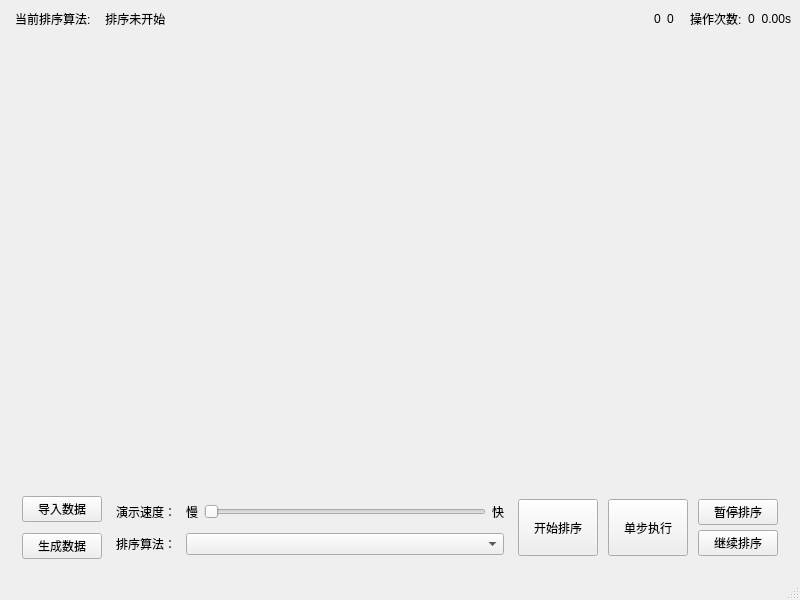
<?xml version="1.0" encoding="UTF-8"?>
<ui version="4.0">
 <class>MainWindow</class>
 <widget class="QMainWindow" name="MainWindow">
  <property name="geometry">
   <rect>
    <x>0</x>
    <y>0</y>
    <width>800</width>
    <height>600</height>
   </rect>
  </property>
  <property name="sizePolicy">
   <sizepolicy hsizetype="Preferred" vsizetype="Preferred">
    <horstretch>0</horstretch>
    <verstretch>1</verstretch>
   </sizepolicy>
  </property>
  <property name="minimumSize">
   <size>
    <width>800</width>
    <height>600</height>
   </size>
  </property>
  <property name="windowTitle">
   <string>MainWindow</string>
  </property>
  <property name="styleSheet">
   <string notr="true"/>
  </property>
  <widget class="QWidget" name="centralwidget">
   <property name="styleSheet">
    <string notr="true"/>
   </property>
   <layout class="QGridLayout" name="gridLayout_3">
    <item row="0" column="0">
     <layout class="QGridLayout" name="sortInfo">
      <item row="0" column="1">
       <widget class="QLabel" name="label_algorithmShow">
        <property name="styleSheet">
         <string notr="true">font: 13px &quot;宋体&quot;;
padding: 0px;</string>
        </property>
        <property name="text">
         <string> 排序未开始</string>
        </property>
        <property name="indent">
         <number>5</number>
        </property>
       </widget>
      </item>
      <item row="0" column="8">
       <widget class="QLabel" name="label_oprtCnt">
        <property name="text">
         <string>0</string>
        </property>
        <property name="indent">
         <number>0</number>
        </property>
       </widget>
      </item>
      <item row="0" column="0">
       <widget class="QLabel" name="label_static_algorithmShow">
        <property name="styleSheet">
         <string notr="true">
padding: 0px;</string>
        </property>
        <property name="text">
         <string>当前排序算法:</string>
        </property>
        <property name="indent">
         <number>6</number>
        </property>
       </widget>
      </item>
      <item row="0" column="6">
       <widget class="QLabel" name="label_cmpCnt">
        <property name="text">
         <string>0</string>
        </property>
        <property name="indent">
         <number>0</number>
        </property>
       </widget>
      </item>
      <item row="0" column="10">
       <widget class="QLabel" name="label_sortingTime">
        <property name="text">
         <string>0.00s</string>
        </property>
        <property name="alignment">
         <set>Qt::AlignRight|Qt::AlignTrailing|Qt::AlignVCenter</set>
        </property>
        <property name="indent">
         <number>0</number>
        </property>
       </widget>
      </item>
      <item row="0" column="4">
       <widget class="QLabel" name="label_dataNum">
        <property name="styleSheet">
         <string notr="true"/>
        </property>
        <property name="text">
         <string>0</string>
        </property>
        <property name="indent">
         <number>0</number>
        </property>
       </widget>
      </item>
      <item row="0" column="7">
       <widget class="QLabel" name="lable_static_sortingSwapCnt">
        <property name="styleSheet">
         <string notr="true">padding: 0px;</string>
        </property>
        <property name="text">
         <string>操作次数:</string>
        </property>
        <property name="indent">
         <number>10</number>
        </property>
       </widget>
      </item>
      <item row="0" column="2">
       <spacer name="horizontalSpacer">
        <property name="orientation">
         <enum>Qt::Horizontal</enum>
        </property>
        <property name="sizeHint" stdset="0">
         <size>
          <width>148</width>
          <height>20</height>
         </size>
        </property>
       </spacer>
      </item>
     </layout>
    </item>
    <item row="1" column="0">
     <widget class="QWidget" name="ShowSortingVisulizaion" native="true">
      <property name="sizePolicy">
       <sizepolicy hsizetype="Preferred" vsizetype="Preferred">
        <horstretch>1</horstretch>
        <verstretch>1</verstretch>
       </sizepolicy>
      </property>
      <property name="minimumSize">
       <size>
        <width>760</width>
        <height>400</height>
       </size>
      </property>
      <property name="baseSize">
       <size>
        <width>0</width>
        <height>0</height>
       </size>
      </property>
      <property name="contextMenuPolicy">
       <enum>Qt::NoContextMenu</enum>
      </property>
      <property name="layoutDirection">
       <enum>Qt::LeftToRight</enum>
      </property>
      <layout class="QHBoxLayout" name="horizontalLayout_3">
       <item>
        <layout class="QHBoxLayout" name="hLayout_sortingVisulization">
         <property name="spacing">
          <number>2</number>
         </property>
         <property name="sizeConstraint">
          <enum>QLayout::SetMaximumSize</enum>
         </property>
         <property name="leftMargin">
          <number>1</number>
         </property>
         <property name="rightMargin">
          <number>0</number>
         </property>
        </layout>
       </item>
      </layout>
     </widget>
    </item>
    <item row="2" column="0">
     <widget class="QWidget" name="oprtButton" native="true">
      <layout class="QHBoxLayout" name="horizontalLayout_2">
       <property name="spacing">
        <number>10</number>
       </property>
       <property name="sizeConstraint">
        <enum>QLayout::SetNoConstraint</enum>
       </property>
       <item>
        <layout class="QVBoxLayout" name="verticalLayout">
         <property name="leftMargin">
          <number>4</number>
         </property>
         <property name="topMargin">
          <number>0</number>
         </property>
         <property name="rightMargin">
          <number>4</number>
         </property>
         <item>
          <widget class="QPushButton" name="btn_dataImport">
           <property name="toolTip">
            <string/>
           </property>
           <property name="statusTip">
            <string>导入新数据，开始新的排序。 （若处于排序过程中，则会停止正在进行的排序）</string>
           </property>
           <property name="whatsThis">
            <string/>
           </property>
           <property name="styleSheet">
            <string notr="true">font: 13px &quot;宋体&quot;;</string>
           </property>
           <property name="text">
            <string>导入数据</string>
           </property>
          </widget>
         </item>
         <item>
          <widget class="QPushButton" name="btn_dataGenerate">
           <property name="toolTip">
            <string/>
           </property>
           <property name="statusTip">
            <string>生成新数据，开始新的排序。 （若处于排序过程中，则会停止正在进行的排序）</string>
           </property>
           <property name="whatsThis">
            <string/>
           </property>
           <property name="styleSheet">
            <string notr="true">font: 13px &quot;宋体&quot;;</string>
           </property>
           <property name="text">
            <string>生成数据</string>
           </property>
          </widget>
         </item>
        </layout>
       </item>
       <item>
        <layout class="QGridLayout" name="gridLayout" rowstretch="1,1">
         <property name="topMargin">
          <number>5</number>
         </property>
         <property name="bottomMargin">
          <number>5</number>
         </property>
         <item row="0" column="0">
          <widget class="QLabel" name="lable_static_sortingSpeed">
           <property name="styleSheet">
            <string notr="true">font: 13px &quot;宋体&quot;;</string>
           </property>
           <property name="text">
            <string>演示速度：</string>
           </property>
          </widget>
         </item>
         <item row="1" column="0">
          <widget class="QLabel" name="label_static_sortingAlgorithm">
           <property name="styleSheet">
            <string notr="true">font: 13px &quot;宋体&quot;;</string>
           </property>
           <property name="text">
            <string>排序算法：</string>
           </property>
          </widget>
         </item>
         <item row="1" column="1">
          <widget class="QComboBox" name="comboBox_sortingalgorithm">
           <property name="sizePolicy">
            <sizepolicy hsizetype="Preferred" vsizetype="Preferred">
             <horstretch>1</horstretch>
             <verstretch>0</verstretch>
            </sizepolicy>
           </property>
           <property name="styleSheet">
            <string notr="true">font: 13px &quot;宋体&quot;;</string>
           </property>
          </widget>
         </item>
         <item row="0" column="1">
          <widget class="QWidget" name="widget_3" native="true">
           <property name="sizePolicy">
            <sizepolicy hsizetype="Preferred" vsizetype="Preferred">
             <horstretch>0</horstretch>
             <verstretch>0</verstretch>
            </sizepolicy>
           </property>
           <property name="styleSheet">
            <string notr="true">font: 13px &quot;宋体&quot;;
padding: 0px;</string>
           </property>
           <layout class="QHBoxLayout" name="horizontalLayout">
            <property name="leftMargin">
             <number>0</number>
            </property>
            <property name="topMargin">
             <number>0</number>
            </property>
            <property name="rightMargin">
             <number>0</number>
            </property>
            <property name="bottomMargin">
             <number>0</number>
            </property>
            <item>
             <widget class="QLabel" name="label_static_slow">
              <property name="styleSheet">
               <string notr="true">font: 13px &quot;宋体&quot;;
padding: 0px;</string>
              </property>
              <property name="text">
               <string>慢</string>
              </property>
             </widget>
            </item>
            <item>
             <widget class="QSlider" name="slider_sortingSpeed">
              <property name="orientation">
               <enum>Qt::Horizontal</enum>
              </property>
             </widget>
            </item>
            <item>
             <widget class="QLabel" name="label_static_fast">
              <property name="text">
               <string>快</string>
              </property>
             </widget>
            </item>
           </layout>
          </widget>
         </item>
        </layout>
       </item>
       <item>
        <layout class="QGridLayout" name="gridLayout_2">
         <property name="sizeConstraint">
          <enum>QLayout::SetMinAndMaxSize</enum>
         </property>
         <property name="leftMargin">
          <number>4</number>
         </property>
         <property name="topMargin">
          <number>4</number>
         </property>
         <property name="rightMargin">
          <number>4</number>
         </property>
         <property name="bottomMargin">
          <number>4</number>
         </property>
         <property name="horizontalSpacing">
          <number>10</number>
         </property>
         <property name="verticalSpacing">
          <number>5</number>
         </property>
         <item row="0" column="1" rowspan="2">
          <widget class="QPushButton" name="btn_oneStep">
           <property name="sizePolicy">
            <sizepolicy hsizetype="Minimum" vsizetype="Preferred">
             <horstretch>0</horstretch>
             <verstretch>1</verstretch>
            </sizepolicy>
           </property>
           <property name="toolTip">
            <string>单步执行当前排序，点击一次执行一步</string>
           </property>
           <property name="toolTipDuration">
            <number>2000</number>
           </property>
           <property name="whatsThis">
            <string/>
           </property>
           <property name="styleSheet">
            <string notr="true">font: 13px &quot;宋体&quot;;</string>
           </property>
           <property name="text">
            <string>单步执行</string>
           </property>
          </widget>
         </item>
         <item row="0" column="2">
          <widget class="QPushButton" name="btn_sortingPause">
           <property name="toolTip">
            <string>暂停当前排序</string>
           </property>
           <property name="toolTipDuration">
            <number>2000</number>
           </property>
           <property name="statusTip">
            <string/>
           </property>
           <property name="whatsThis">
            <string/>
           </property>
           <property name="styleSheet">
            <string notr="true">font: 13px &quot;宋体&quot;;</string>
           </property>
           <property name="text">
            <string>暂停排序</string>
           </property>
          </widget>
         </item>
         <item row="0" column="0" rowspan="2">
          <widget class="QPushButton" name="btn_sortingStart">
           <property name="sizePolicy">
            <sizepolicy hsizetype="Minimum" vsizetype="Preferred">
             <horstretch>0</horstretch>
             <verstretch>0</verstretch>
            </sizepolicy>
           </property>
           <property name="toolTip">
            <string>开始当前选择的排序。 注意：排序过程中无法改变窗口大小！</string>
           </property>
           <property name="toolTipDuration">
            <number>2500</number>
           </property>
           <property name="statusTip">
            <string>开始当前选择的排序。 注意：排序过程中无法改变窗口大小！</string>
           </property>
           <property name="whatsThis">
            <string/>
           </property>
           <property name="styleSheet">
            <string notr="true">font: 13px &quot;宋体&quot;;</string>
           </property>
           <property name="text">
            <string>开始排序</string>
           </property>
          </widget>
         </item>
         <item row="1" column="2">
          <widget class="QPushButton" name="btn_sortingContinue">
           <property name="toolTip">
            <string>继续暂停的排序</string>
           </property>
           <property name="toolTipDuration">
            <number>2000</number>
           </property>
           <property name="whatsThis">
            <string/>
           </property>
           <property name="styleSheet">
            <string notr="true">font: 13px &quot;宋体&quot;;</string>
           </property>
           <property name="text">
            <string>继续排序</string>
           </property>
          </widget>
         </item>
        </layout>
       </item>
      </layout>
     </widget>
    </item>
   </layout>
  </widget>
  <widget class="QStatusBar" name="statusbar"/>
  <widget class="QMenuBar" name="menubar">
   <property name="geometry">
    <rect>
     <x>0</x>
     <y>0</y>
     <width>800</width>
     <height>21</height>
    </rect>
   </property>
  </widget>
 </widget>
 <resources/>
 <connections/>
</ui>
